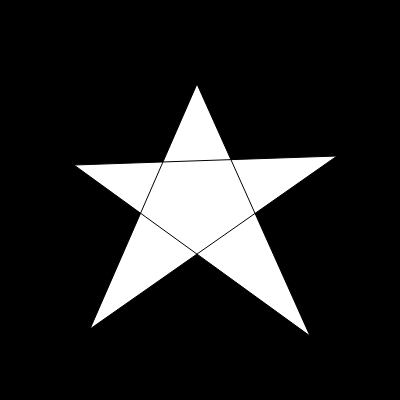
Frame 1 (no input)
Frame 60 (no input): identical to frame 1, image omitted
Frame 120 (the mouse pressed at the canvas centre since frame 60): identical to frame 1, image omitted

The p5.js sketch that drew this single still picture (run headless with seeded random() and noise() and a simulated clock; from frame 60 on, the mouse is pressed at the canvas centre):

// p5.js sketch
// ── sketch.js
// IMA NYU Shanghai
// MOQN
// Sep 16 2019


function setup() {
  createCanvas(400, 400);
}

function draw() {
  background(0);

  // vertex shape!
  beginShape();
  vertex(197,84);
  vertex(90,329);
  vertex(337,156);
  vertex(74,165);
  vertex(310,336);
  endShape(CLOSE);
}

function mousePressed() {
  // print( mouseX + "," + mouseY );
  print( "vertex(" + mouseX + "," + mouseY + ");" );
}
